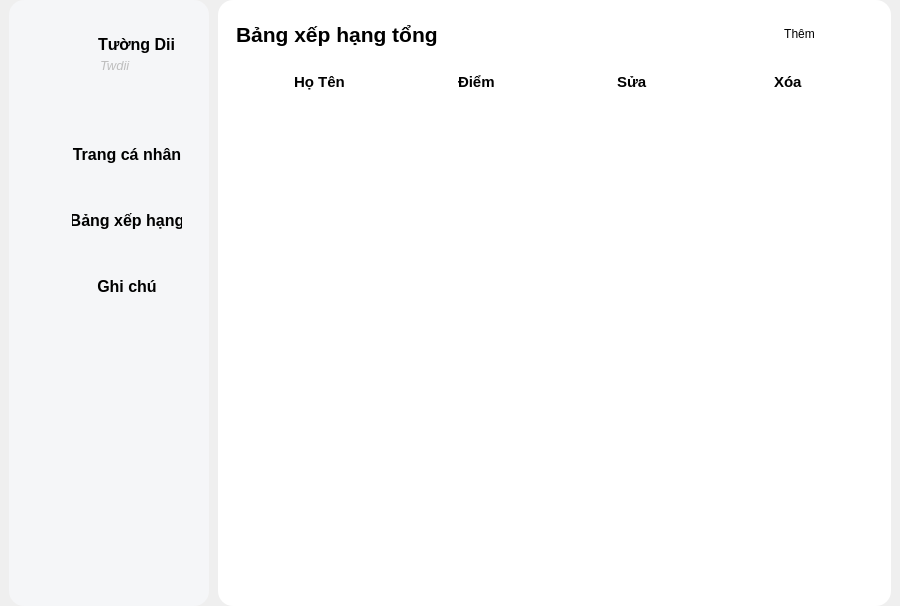
<?xml version="1.0" encoding="UTF-8"?>
<ui version="4.0">
 <class>Dashboard</class>
 <widget class="QWidget" name="Dashboard">
  <property name="geometry">
   <rect>
    <x>0</x>
    <y>0</y>
    <width>900</width>
    <height>606</height>
   </rect>
  </property>
  <property name="minimumSize">
   <size>
    <width>0</width>
    <height>60</height>
   </size>
  </property>
  <property name="maximumSize">
   <size>
    <width>16777215</width>
    <height>606</height>
   </size>
  </property>
  <property name="windowTitle">
   <string>Form</string>
  </property>
  <layout class="QHBoxLayout" name="horizontalLayout">
   <property name="spacing">
    <number>9</number>
   </property>
   <property name="leftMargin">
    <number>9</number>
   </property>
   <property name="topMargin">
    <number>0</number>
   </property>
   <property name="rightMargin">
    <number>9</number>
   </property>
   <property name="bottomMargin">
    <number>0</number>
   </property>
   <item>
    <widget class="QWidget" name="sidebar" native="true">
     <property name="minimumSize">
      <size>
       <width>200</width>
       <height>0</height>
      </size>
     </property>
     <property name="maximumSize">
      <size>
       <width>200</width>
       <height>16777215</height>
      </size>
     </property>
     <property name="styleSheet">
      <string notr="true">
	background-color: #F5F6F8;
   border-radius: 15px;
</string>
     </property>
     <layout class="QVBoxLayout" name="verticalLayout_5">
      <item>
       <widget class="QWidget" name="logo" native="true">
        <property name="minimumSize">
         <size>
          <width>0</width>
          <height>100</height>
         </size>
        </property>
        <property name="maximumSize">
         <size>
          <width>200</width>
          <height>100</height>
         </size>
        </property>
        <widget class="QLabel" name="label_2">
         <property name="geometry">
          <rect>
           <x>80</x>
           <y>20</y>
           <width>91</width>
           <height>31</height>
          </rect>
         </property>
         <property name="font">
          <font>
           <pointsize>12</pointsize>
           <bold>true</bold>
          </font>
         </property>
         <property name="styleSheet">
          <string notr="true"/>
         </property>
         <property name="text">
          <string>Tường Dii</string>
         </property>
        </widget>
        <widget class="QLabel" name="label_3">
         <property name="enabled">
          <bool>false</bool>
         </property>
         <property name="geometry">
          <rect>
           <x>82</x>
           <y>48</y>
           <width>49</width>
           <height>16</height>
          </rect>
         </property>
         <property name="font">
          <font>
           <pointsize>10</pointsize>
           <italic>true</italic>
           <strikeout>false</strikeout>
          </font>
         </property>
         <property name="styleSheet">
          <string notr="true"/>
         </property>
         <property name="text">
          <string>Twdii</string>
         </property>
        </widget>
        <widget class="QLabel" name="label_4">
         <property name="geometry">
          <rect>
           <x>7</x>
           <y>20</y>
           <width>71</width>
           <height>61</height>
          </rect>
         </property>
         <property name="text">
          <string/>
         </property>
         <property name="pixmap">
          <pixmap>icons/TuongDii.png</pixmap>
         </property>
         <property name="scaledContents">
          <bool>true</bool>
         </property>
        </widget>
       </widget>
      </item>
      <item>
       <widget class="QWidget" name="menu" native="true">
        <property name="minimumSize">
         <size>
          <width>0</width>
          <height>0</height>
         </size>
        </property>
        <property name="maximumSize">
         <size>
          <width>190</width>
          <height>16777215</height>
         </size>
        </property>
        <layout class="QVBoxLayout" name="verticalLayout_6">
         <item>
          <widget class="QWidget" name="widget_3" native="true">
           <property name="minimumSize">
            <size>
             <width>0</width>
             <height>60</height>
            </size>
           </property>
           <property name="maximumSize">
            <size>
             <width>16777215</width>
             <height>60</height>
            </size>
           </property>
           <layout class="QHBoxLayout" name="horizontalLayout_2">
            <item>
             <widget class="QLabel" name="label_5">
              <property name="minimumSize">
               <size>
                <width>30</width>
                <height>30</height>
               </size>
              </property>
              <property name="maximumSize">
               <size>
                <width>30</width>
                <height>30</height>
               </size>
              </property>
              <property name="text">
               <string/>
              </property>
              <property name="pixmap">
               <pixmap>icons/icons8-male-user-48.png</pixmap>
              </property>
              <property name="scaledContents">
               <bool>true</bool>
              </property>
             </widget>
            </item>
            <item>
             <widget class="QPushButton" name="pushButton_2">
              <property name="maximumSize">
               <size>
                <width>16777215</width>
                <height>50</height>
               </size>
              </property>
              <property name="font">
               <font>
                <pointsize>12</pointsize>
                <bold>true</bold>
               </font>
              </property>
              <property name="styleSheet">
               <string notr="true">	background-color: #F5F6F8;
</string>
              </property>
              <property name="text">
               <string>Trang cá nhân</string>
              </property>
             </widget>
            </item>
           </layout>
          </widget>
         </item>
         <item>
          <widget class="QWidget" name="widget_4" native="true">
           <property name="minimumSize">
            <size>
             <width>0</width>
             <height>60</height>
            </size>
           </property>
           <property name="maximumSize">
            <size>
             <width>16777215</width>
             <height>60</height>
            </size>
           </property>
           <layout class="QHBoxLayout" name="horizontalLayout_5">
            <item>
             <widget class="QLabel" name="label_6">
              <property name="minimumSize">
               <size>
                <width>30</width>
                <height>30</height>
               </size>
              </property>
              <property name="maximumSize">
               <size>
                <width>30</width>
                <height>30</height>
               </size>
              </property>
              <property name="text">
               <string/>
              </property>
              <property name="pixmap">
               <pixmap>icons/icons8-ranking-48.png</pixmap>
              </property>
              <property name="scaledContents">
               <bool>true</bool>
              </property>
             </widget>
            </item>
            <item>
             <widget class="QPushButton" name="pushButton_3">
              <property name="maximumSize">
               <size>
                <width>16777215</width>
                <height>50</height>
               </size>
              </property>
              <property name="font">
               <font>
                <pointsize>12</pointsize>
                <bold>true</bold>
               </font>
              </property>
              <property name="styleSheet">
               <string notr="true"/>
              </property>
              <property name="text">
               <string>Bảng xếp hạng</string>
              </property>
             </widget>
            </item>
           </layout>
          </widget>
         </item>
         <item>
          <widget class="QWidget" name="widget_5" native="true">
           <property name="minimumSize">
            <size>
             <width>0</width>
             <height>60</height>
            </size>
           </property>
           <property name="maximumSize">
            <size>
             <width>16777215</width>
             <height>60</height>
            </size>
           </property>
           <layout class="QHBoxLayout" name="horizontalLayout_6">
            <item>
             <widget class="QLabel" name="label_7">
              <property name="minimumSize">
               <size>
                <width>30</width>
                <height>30</height>
               </size>
              </property>
              <property name="maximumSize">
               <size>
                <width>30</width>
                <height>30</height>
               </size>
              </property>
              <property name="text">
               <string/>
              </property>
              <property name="pixmap">
               <pixmap>icons/icons8-note-48.png</pixmap>
              </property>
              <property name="scaledContents">
               <bool>true</bool>
              </property>
             </widget>
            </item>
            <item>
             <widget class="QPushButton" name="pushButton_4">
              <property name="maximumSize">
               <size>
                <width>16777215</width>
                <height>50</height>
               </size>
              </property>
              <property name="font">
               <font>
                <pointsize>12</pointsize>
                <bold>true</bold>
               </font>
              </property>
              <property name="styleSheet">
               <string notr="true"/>
              </property>
              <property name="text">
               <string>Ghi chú</string>
              </property>
             </widget>
            </item>
           </layout>
          </widget>
         </item>
         <item>
          <widget class="QWidget" name="widget_2" native="true"/>
         </item>
        </layout>
       </widget>
      </item>
     </layout>
    </widget>
   </item>
   <item>
    <widget class="QWidget" name="rightbar" native="true">
     <property name="styleSheet">
      <string notr="true">background-color: white;
border-radius: 15px;
</string>
     </property>
     <layout class="QVBoxLayout" name="verticalLayout">
      <item>
       <widget class="QWidget" name="action" native="true">
        <property name="minimumSize">
         <size>
          <width>0</width>
          <height>40</height>
         </size>
        </property>
        <property name="maximumSize">
         <size>
          <width>16777215</width>
          <height>40</height>
         </size>
        </property>
        <layout class="QHBoxLayout" name="horizontalLayout_3">
         <item>
          <widget class="QLabel" name="label">
           <property name="minimumSize">
            <size>
             <width>120</width>
             <height>32</height>
            </size>
           </property>
           <property name="maximumSize">
            <size>
             <width>16777215</width>
             <height>32</height>
            </size>
           </property>
           <property name="font">
            <font>
             <family>Arial</family>
             <pointsize>16</pointsize>
             <italic>false</italic>
             <bold>true</bold>
            </font>
           </property>
           <property name="styleSheet">
            <string notr="true">font: 700 16pt &quot;Arial&quot;;
</string>
           </property>
           <property name="text">
            <string>Bảng xếp hạng tổng</string>
           </property>
          </widget>
         </item>
         <item>
          <widget class="QPushButton" name="addNew">
           <property name="minimumSize">
            <size>
             <width>150</width>
             <height>32</height>
            </size>
           </property>
           <property name="maximumSize">
            <size>
             <width>150</width>
             <height>32</height>
            </size>
           </property>
           <property name="cursor">
            <cursorShape>PointingHandCursor</cursorShape>
           </property>
           <property name="styleSheet">
            <string notr="true">font: 700 11pt &quot;Segoe UI&quot;;</string>
           </property>
           <property name="text">
            <string> Thêm</string>
           </property>
           <property name="icon">
            <iconset>
             <normaloff>icons/add.png</normaloff>icons/add.png</iconset>
           </property>
           <property name="iconSize">
            <size>
             <width>24</width>
             <height>24</height>
            </size>
           </property>
           <property name="checkable">
            <bool>false</bool>
           </property>
          </widget>
         </item>
        </layout>
       </widget>
      </item>
      <item>
       <widget class="QWidget" name="detail" native="true">
        <layout class="QVBoxLayout" name="verticalLayout_2">
         <property name="leftMargin">
          <number>0</number>
         </property>
         <property name="topMargin">
          <number>0</number>
         </property>
         <property name="rightMargin">
          <number>0</number>
         </property>
         <property name="bottomMargin">
          <number>0</number>
         </property>
         <item alignment="Qt::AlignTop">
          <widget class="QWidget" name="addHere" native="true">
           <layout class="QVBoxLayout" name="verticalLayout_3">
            <item>
             <widget class="QWidget" name="headerTable" native="true">
              <layout class="QHBoxLayout" name="horizontalLayout_4">
               <item alignment="Qt::AlignHCenter">
                <widget class="QLabel" name="name">
                 <property name="font">
                  <font>
                   <pointsize>11</pointsize>
                   <bold>true</bold>
                  </font>
                 </property>
                 <property name="text">
                  <string>Họ Tên</string>
                 </property>
                </widget>
               </item>
               <item alignment="Qt::AlignHCenter">
                <widget class="QLabel" name="password">
                 <property name="font">
                  <font>
                   <pointsize>11</pointsize>
                   <bold>true</bold>
                  </font>
                 </property>
                 <property name="text">
                  <string>Điểm</string>
                 </property>
                </widget>
               </item>
               <item alignment="Qt::AlignHCenter">
                <widget class="QLabel" name="editBtn">
                 <property name="font">
                  <font>
                   <pointsize>11</pointsize>
                   <bold>true</bold>
                  </font>
                 </property>
                 <property name="text">
                  <string>Sửa</string>
                 </property>
                </widget>
               </item>
               <item alignment="Qt::AlignHCenter">
                <widget class="QLabel" name="deleteBtn">
                 <property name="font">
                  <font>
                   <pointsize>11</pointsize>
                   <bold>true</bold>
                  </font>
                 </property>
                 <property name="text">
                  <string>Xóa</string>
                 </property>
                </widget>
               </item>
              </layout>
             </widget>
            </item>
           </layout>
          </widget>
         </item>
         <item>
          <widget class="QWidget" name="widget" native="true">
           <property name="minimumSize">
            <size>
             <width>0</width>
             <height>480</height>
            </size>
           </property>
           <property name="styleSheet">
            <string notr="true">font: 12pt &quot;Segoe UI&quot;;</string>
           </property>
           <layout class="QVBoxLayout" name="verticalLayout_4">
            <property name="topMargin">
             <number>0</number>
            </property>
           </layout>
          </widget>
         </item>
        </layout>
       </widget>
      </item>
     </layout>
    </widget>
   </item>
  </layout>
 </widget>
 <resources/>
 <connections/>
</ui>
